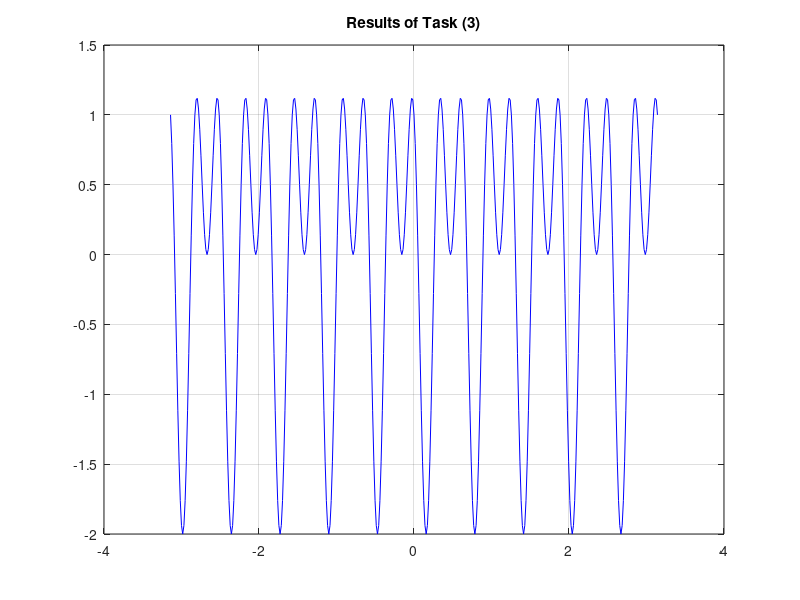

Write the MATLAB code that produced this figure.
%% ET3.m 
% Task 3. Compute the values of f(t)
t=-pi:pi/200:pi;
f=cos(20*t)-sin(10*t);
plot(t, f, 'b-'), title('Results of Task (3)'), grid on
